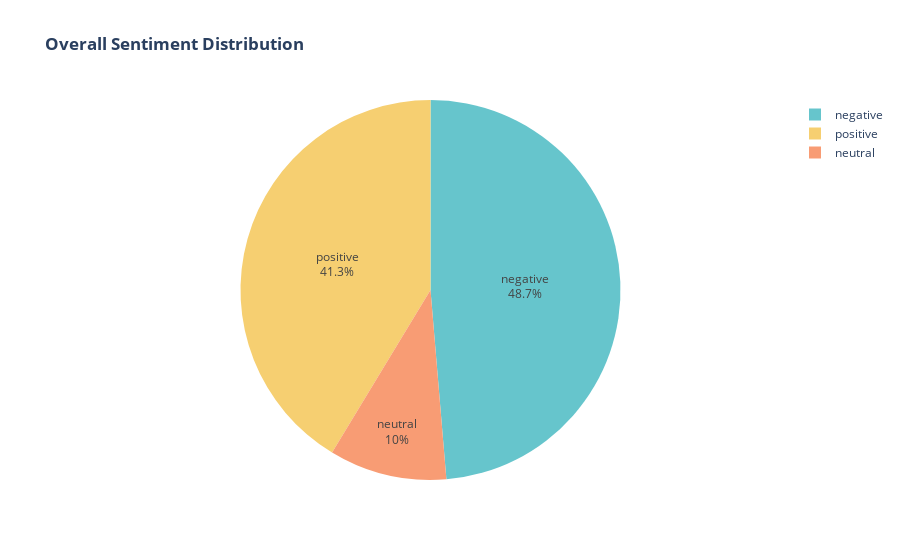

The notebook cell this image was saved under:
### Markdown cell above
#### Overall Sentiment

### Code cell
fig1 = px.pie(final, names='overall_sentiment', title='<b>Overall Sentiment Distribution</b>',
             color_discrete_sequence=px.colors.qualitative.Pastel)
fig1.update_traces(textposition='inside', textinfo='percent+label')
fig1.update_layout(uniformtext_minsize=12, uniformtext_mode='hide')
fig1.show()

### Figure 1 — Plotly figure (JSON) as saved in the notebook; plotly's stock layout.template omitted (floating-point values rounded to 4 significant figures; data arrays with more than 128 entries replaced by an {"elided": "..."} marker saying what was removed)
{"data": [{"domain": {"x": [0, 1], "y": [0, 1]}, "hovertemplate": "overall_sentiment=%{label}<extra></extra>", "labels": {"elided": "150 str values"}, "legendgroup": "", "name": "", "showlegend": true, "textinfo": "percent+label", "textposition": "inside", "type": "pie"}], "layout": {"legend": {"tracegroupgap": 0}, "piecolorway": ["rgb(102, 197, 204)", "rgb(246, 207, 113)", "rgb(248, 156, 116)", "rgb(220, 176, 242)", "rgb(135, 197, 95)", "rgb(158, 185, 243)", "rgb(254, 136, 177)", "rgb(201, 219, 116)", "rgb(139, 224, 164)", "rgb(180, 151, 231)", "rgb(179, 179, 179)"], "title": {"text": "<b>Overall Sentiment Distribution</b>"}, "uniformtext": {"minsize": 12, "mode": "hide"}}}
